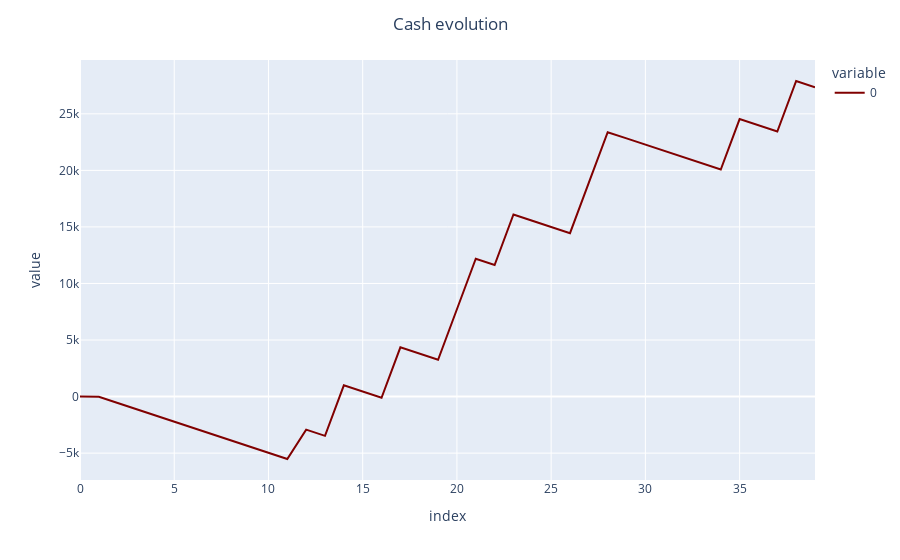

Here is the notebook cell this chart was saved with:
### Code cell
fig = px.line(X_t)
fig.update_traces(line_color = "maroon")
fig.update_layout(title_text = "Cash evolution", title_x = 0.5)
fig.show()

### Figure 1 — Plotly figure (JSON) as saved in the notebook; plotly's stock layout.template omitted (floating-point values rounded to 4 significant figures)
{"data": [{"hovertemplate": "variable=0<br>index=%{x}<br>value=%{y}<extra></extra>", "legendgroup": "0", "line": {"color": "maroon", "dash": "solid"}, "marker": {"symbol": "circle"}, "mode": "lines", "name": "0", "orientation": "v", "showlegend": true, "type": "scatter", "x": [0, 1, 2, 3, 4, 5, 6, 7, 8, 9, 10, 11, 12, 13, 14, 15, 16, 17, 18, 19, 20, 21, 22, 23, 24, 25, 26, 27, 28, 29, 30, 31, 32, 33, 34, 35, 36, 37, 38, 39], "xaxis": "x", "y": [0, -14.83, -565.3, -1116.0, -1666.0, -2216.0, -2767.0, -3317.0, -3867.0, -4418.0, -4968.0, -5519.0, -2921.0, -3471.0, 993.7, 443.4, -106.9, 4358.0, 3807.0, 3257.0, 7721.0, 12180.0, 11630.0, 16100.0, 15550.0, 15000.0, 14450.0, 18910.0, 23380.0, 22830.0, 22280.0, 21730.0, 21180.0, 20630.0, 20070.0, 24540.0, 23990.0, 23440.0, 27900.0, 27350.0], "yaxis": "y"}], "layout": {"legend": {"title": {"text": "variable"}, "tracegroupgap": 0}, "margin": {"t": 60}, "title": {"text": "Cash evolution", "x": 0.5}, "xaxis": {"anchor": "y", "domain": [0, 1], "title": {"text": "index"}}, "yaxis": {"anchor": "x", "domain": [0, 1], "title": {"text": "value"}}}}
